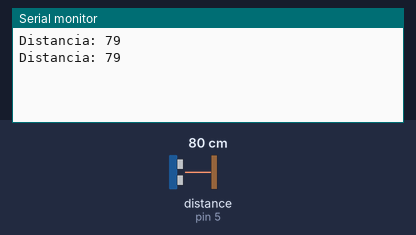
The sketch below on a simulated Arduino Uno, built with avr-gcc and run on an emulated ATmega328P. On the bench: the last lines printed to the serial monitor. Wiring (inferred from the names in the program): ultrasonic range finder: trigger pin 6; echo pin 5. The inputs (shaded band) are chosen by the test bench; at power-on: distance to the obstacle (sensor on pin 5) 80 cm. The echo pulse lasts 58.3 µs per cm.

Above: at 1.8 s.
1.9 s: distance to the obstacle (sensor on pin 5) set to 2 cm
At 2.8 s:
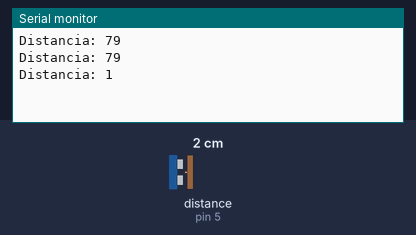
3.4 s: distance to the obstacle (sensor on pin 5) set to 4 cm
At 4.8 s:
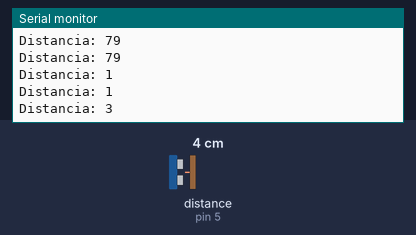
Timing chart, 0 to 6.4 s (numbered marks = the images above; inputs shaded):
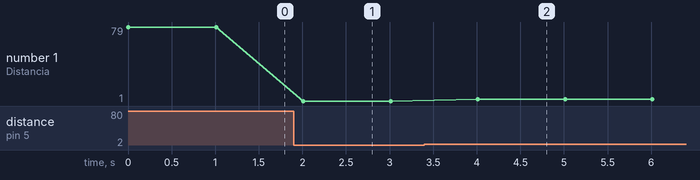

The sketch:

SensorDistancia.ino
```cpp
/*Pines del sensor ultrasonidos HC-sr04*/
#define EchoPin 5  //A continuación, el pin donde conectamos el echo del sensor ultrasonidos HC-sr04 */
#define TriggerPin 6 //A continuación, el pin donde conectamos el trigger del sensor ultrasonidos HC-sr04 */

//Hay que tener cuidado con no poner dentro de las funciones variables con los mismos nombres que en los define

/*A continuación se crea una función que nos devuelva la distancia leida y calculada tras disparo de onda (Sensor ultrasonidos HC-sr04) */

int ping(int TriggerPin_ping, int EchoPin_ping) {
   long duracion, distanciaCm;

   digitalWrite(TriggerPin_ping, LOW);  // para generar un pulso limpio ponemos a LOW 4micros
   delayMicroseconds(4);
   digitalWrite(TriggerPin_ping, HIGH);  //generamos Trigger (disparo) de 10micros
   delayMicroseconds(10);
   digitalWrite(TriggerPin_ping, LOW);

   duracion = pulseIn(EchoPin_ping, HIGH);  //medimos el tiempo entre pulsos, en microsegundos

   distanciaCm = duracion * 10 / 292/ 2;   //convertimos a distancia, en cm
   return distanciaCm;
}
/*Fin de la funcion que devuelve la distancia ( Sensor ultrasonidos HC-Sr04)*/

void setup() {
 pinMode(TriggerPin, OUTPUT); //Parte del sensor que lanza las ondas se pone como salida
 pinMode(EchoPin, INPUT);  //Parte del sensor que recibe las ondas tras chocar se pone como entrada
 Serial.begin(9600);
}

void loop() {
/* Llamada a la función que devuelve la distanica leida o calculada*/
int cm = ping(TriggerPin, EchoPin);
// Si se quiere mostrar la mediada usar las proximas dos lineas de código
   Serial.print("Distancia: ");
   Serial.println(cm);

/*Crear una distancia que al ser igual o menor comience a frenar el coche*/


   delay(1000);
}
```

Measured:
- after the input at 1.9 s, the serial monitor: prints a new line after 0.11 s (image 1)
- after the input at 3.4 s, the serial monitor: prints a new line after 0.61 s (image 2)
- plotted number 1: 79 → 1 after the input at 1.9 s, 1 → 3 after the input at 3.4 s
